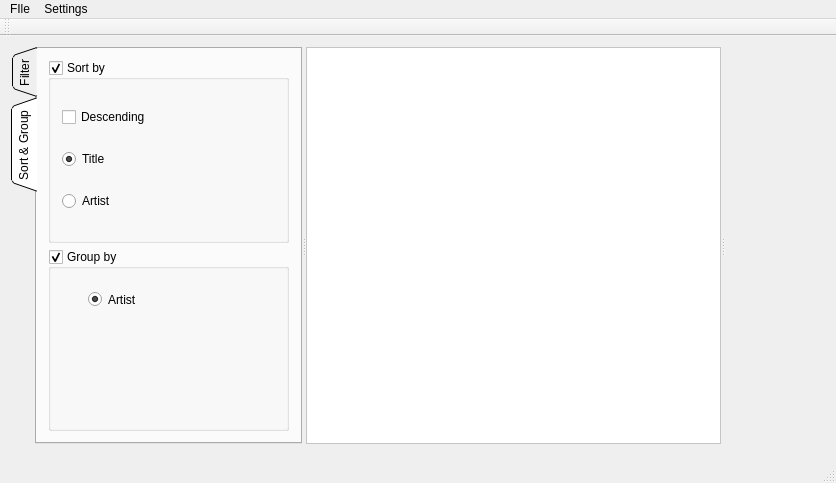
<?xml version="1.0" encoding="UTF-8"?>
<ui version="4.0">
 <class>MainWindow</class>
 <widget class="QMainWindow" name="MainWindow">
  <property name="geometry">
   <rect>
    <x>0</x>
    <y>0</y>
    <width>836</width>
    <height>483</height>
   </rect>
  </property>
  <property name="windowTitle">
   <string>MainWindow</string>
  </property>
  <property name="windowOpacity">
   <double>1.000000000000000</double>
  </property>
  <widget class="QWidget" name="centralWidget">
   <layout class="QVBoxLayout" name="verticalLayout_7" stretch="1,0">
    <item>
     <widget class="QSplitter" name="splitter">
      <property name="frameShape">
       <enum>QFrame::NoFrame</enum>
      </property>
      <property name="frameShadow">
       <enum>QFrame::Plain</enum>
      </property>
      <property name="orientation">
       <enum>Qt::Horizontal</enum>
      </property>
      <property name="handleWidth">
       <number>4</number>
      </property>
      <widget class="QTabWidget" name="sortTab">
       <property name="sizePolicy">
        <sizepolicy hsizetype="MinimumExpanding" vsizetype="MinimumExpanding">
         <horstretch>0</horstretch>
         <verstretch>0</verstretch>
        </sizepolicy>
       </property>
       <property name="tabPosition">
        <enum>QTabWidget::West</enum>
       </property>
       <property name="tabShape">
        <enum>QTabWidget::Triangular</enum>
       </property>
       <property name="currentIndex">
        <number>1</number>
       </property>
       <widget class="QWidget" name="tab">
        <attribute name="title">
         <string>Filter</string>
        </attribute>
        <layout class="QVBoxLayout" name="verticalLayout">
         <item>
          <widget class="QToolBox" name="toolBox">
           <property name="sizePolicy">
            <sizepolicy hsizetype="MinimumExpanding" vsizetype="Preferred">
             <horstretch>0</horstretch>
             <verstretch>0</verstretch>
            </sizepolicy>
           </property>
           <property name="currentIndex">
            <number>2</number>
           </property>
           <widget class="QWidget" name="page">
            <property name="geometry">
             <rect>
              <x>0</x>
              <y>0</y>
              <width>293</width>
              <height>184</height>
             </rect>
            </property>
            <property name="sizePolicy">
             <sizepolicy hsizetype="MinimumExpanding" vsizetype="MinimumExpanding">
              <horstretch>0</horstretch>
              <verstretch>0</verstretch>
             </sizepolicy>
            </property>
            <attribute name="label">
             <string>Tags</string>
            </attribute>
            <layout class="QVBoxLayout" name="verticalLayout_3">
             <item>
              <layout class="QFormLayout" name="formLayout">
               <item row="0" column="0">
                <widget class="QLabel" name="label">
                 <property name="text">
                  <string>Title</string>
                 </property>
                </widget>
               </item>
               <item row="0" column="1">
                <widget class="QLineEdit" name="titleFilter">
                 <property name="sizePolicy">
                  <sizepolicy hsizetype="MinimumExpanding" vsizetype="Fixed">
                   <horstretch>0</horstretch>
                   <verstretch>0</verstretch>
                  </sizepolicy>
                 </property>
                </widget>
               </item>
               <item row="1" column="0">
                <widget class="QLabel" name="label_2">
                 <property name="text">
                  <string>Artist</string>
                 </property>
                </widget>
               </item>
               <item row="1" column="1">
                <widget class="QLineEdit" name="artistFilter">
                 <property name="sizePolicy">
                  <sizepolicy hsizetype="MinimumExpanding" vsizetype="Expanding">
                   <horstretch>0</horstretch>
                   <verstretch>0</verstretch>
                  </sizepolicy>
                 </property>
                </widget>
               </item>
              </layout>
             </item>
             <item>
              <layout class="QHBoxLayout" name="horizontalLayout">
               <item>
                <widget class="QSpinBox" name="minGap">
                 <property name="maximum">
                  <number>1000000</number>
                 </property>
                </widget>
               </item>
               <item>
                <widget class="QLabel" name="label_3">
                 <property name="text">
                  <string>&lt;html&gt;&lt;head/&gt;&lt;body&gt;&lt;p align=&quot;center&quot;&gt;≤ GAP [ms] ≤&lt;/p&gt;&lt;/body&gt;&lt;/html&gt;</string>
                 </property>
                </widget>
               </item>
               <item>
                <widget class="QSpinBox" name="maxGap">
                 <property name="maximum">
                  <number>1000000</number>
                 </property>
                 <property name="value">
                  <number>1000000</number>
                 </property>
                </widget>
               </item>
              </layout>
             </item>
             <item>
              <layout class="QHBoxLayout" name="horizontalLayout_2">
               <item>
                <widget class="QSpinBox" name="minBPM">
                 <property name="maximum">
                  <number>1000</number>
                 </property>
                </widget>
               </item>
               <item>
                <widget class="QLabel" name="label_4">
                 <property name="text">
                  <string>&lt;html&gt;&lt;head/&gt;&lt;body&gt;&lt;center&gt;&lt;p&gt;≤ BPM &amp;le;&lt;/p&gt;&lt;/center&gt;&lt;/body&gt;&lt;/html&gt;</string>
                 </property>
                </widget>
               </item>
               <item>
                <widget class="QSpinBox" name="maxBPM">
                 <property name="maximum">
                  <number>1000</number>
                 </property>
                 <property name="value">
                  <number>1000</number>
                 </property>
                </widget>
               </item>
              </layout>
             </item>
             <item>
              <widget class="QCheckBox" name="hasVideo">
               <property name="text">
                <string>Has Video</string>
               </property>
               <property name="tristate">
                <bool>true</bool>
               </property>
              </widget>
             </item>
             <item>
              <widget class="QCheckBox" name="hasBackground">
               <property name="text">
                <string>Has Background</string>
               </property>
               <property name="tristate">
                <bool>true</bool>
               </property>
              </widget>
             </item>
            </layout>
           </widget>
           <widget class="QWidget" name="page_2">
            <property name="geometry">
             <rect>
              <x>0</x>
              <y>0</y>
              <width>198</width>
              <height>272</height>
             </rect>
            </property>
            <attribute name="label">
             <string>Validator</string>
            </attribute>
            <layout class="QVBoxLayout" name="verticalLayout_2">
             <item>
              <widget class="QCheckBox" name="missingSongtextFile">
               <property name="text">
                <string>Missing Songtext</string>
               </property>
               <property name="tristate">
                <bool>true</bool>
               </property>
              </widget>
             </item>
             <item>
              <widget class="QCheckBox" name="missingMandatoryTags">
               <property name="text">
                <string>Missing Mandatory Tags</string>
               </property>
               <property name="tristate">
                <bool>true</bool>
               </property>
              </widget>
             </item>
             <item>
              <widget class="QCheckBox" name="hasUnknownTags">
               <property name="text">
                <string>Unknown Tags</string>
               </property>
               <property name="tristate">
                <bool>true</bool>
               </property>
              </widget>
             </item>
             <item>
              <widget class="QCheckBox" name="missingMP3File">
               <property name="text">
                <string>Missing MP3</string>
               </property>
               <property name="tristate">
                <bool>true</bool>
               </property>
              </widget>
             </item>
             <item>
              <widget class="QCheckBox" name="missingCoverFile">
               <property name="text">
                <string>Missing Cover</string>
               </property>
               <property name="tristate">
                <bool>true</bool>
               </property>
              </widget>
             </item>
             <item>
              <widget class="QCheckBox" name="missingVideoFile">
               <property name="text">
                <string>Missing Video</string>
               </property>
               <property name="tristate">
                <bool>true</bool>
               </property>
              </widget>
             </item>
             <item>
              <widget class="QCheckBox" name="missingBackgroundFile">
               <property name="text">
                <string>Missing Background</string>
               </property>
               <property name="tristate">
                <bool>true</bool>
               </property>
              </widget>
             </item>
             <item>
              <widget class="QCheckBox" name="startsAt0">
               <property name="text">
                <string>Song does not start at 0</string>
               </property>
               <property name="tristate">
                <bool>true</bool>
               </property>
              </widget>
             </item>
             <item>
              <widget class="QCheckBox" name="wellFormed">
               <property name="text">
                <string>Is Well Formed</string>
               </property>
               <property name="tristate">
                <bool>true</bool>
               </property>
              </widget>
             </item>
             <item>
              <widget class="QCheckBox" name="isValid">
               <property name="text">
                <string>Is Valid</string>
               </property>
               <property name="tristate">
                <bool>true</bool>
               </property>
              </widget>
             </item>
            </layout>
           </widget>
           <widget class="QWidget" name="page_3">
            <property name="geometry">
             <rect>
              <x>0</x>
              <y>0</y>
              <width>294</width>
              <height>285</height>
             </rect>
            </property>
            <attribute name="label">
             <string>Properties</string>
            </attribute>
            <layout class="QVBoxLayout" name="verticalLayout_4">
             <item>
              <layout class="QHBoxLayout" name="horizontalLayout_3">
               <item>
                <widget class="QSpinBox" name="minLen">
                 <property name="maximum">
                  <number>1000</number>
                 </property>
                </widget>
               </item>
               <item>
                <widget class="QLabel" name="label_5">
                 <property name="text">
                  <string>&lt;html&gt;&lt;head/&gt;&lt;body&gt;&lt;p align=&quot;center&quot;&gt;≤ (MP3) Length [s] ≤&lt;/p&gt;&lt;/body&gt;&lt;/html&gt;</string>
                 </property>
                </widget>
               </item>
               <item>
                <widget class="QSpinBox" name="maxLen">
                 <property name="maximum">
                  <number>1000</number>
                 </property>
                 <property name="value">
                  <number>1000</number>
                 </property>
                </widget>
               </item>
              </layout>
             </item>
            </layout>
           </widget>
          </widget>
         </item>
        </layout>
       </widget>
       <widget class="QWidget" name="tab_2">
        <attribute name="title">
         <string>Sort &amp;&amp; Group</string>
        </attribute>
        <layout class="QVBoxLayout" name="verticalLayout_5">
         <item>
          <widget class="QGroupBox" name="sortList">
           <property name="title">
            <string>Sort by</string>
           </property>
           <property name="flat">
            <bool>true</bool>
           </property>
           <property name="checkable">
            <bool>true</bool>
           </property>
           <layout class="QVBoxLayout" name="verticalLayout_6">
            <item>
             <widget class="QCheckBox" name="reverseSort">
              <property name="text">
               <string>Descending</string>
              </property>
             </widget>
            </item>
            <item>
             <widget class="QRadioButton" name="sortTitle">
              <property name="text">
               <string>Title</string>
              </property>
              <property name="checked">
               <bool>true</bool>
              </property>
             </widget>
            </item>
            <item>
             <widget class="QRadioButton" name="sortArtist">
              <property name="text">
               <string>Artist</string>
              </property>
              <property name="checked">
               <bool>false</bool>
              </property>
             </widget>
            </item>
           </layout>
          </widget>
         </item>
         <item>
          <widget class="QGroupBox" name="groupList">
           <property name="title">
            <string>Group by</string>
           </property>
           <property name="flat">
            <bool>true</bool>
           </property>
           <property name="checkable">
            <bool>true</bool>
           </property>
           <property name="checked">
            <bool>true</bool>
           </property>
           <widget class="QRadioButton" name="groupArtist">
            <property name="geometry">
             <rect>
              <x>40</x>
              <y>40</y>
              <width>102</width>
              <height>21</height>
             </rect>
            </property>
            <property name="text">
             <string>Artist</string>
            </property>
            <property name="checked">
             <bool>true</bool>
            </property>
           </widget>
          </widget>
         </item>
        </layout>
       </widget>
      </widget>
      <widget class="QScrollArea" name="songScroller">
       <property name="sizePolicy">
        <sizepolicy hsizetype="Minimum" vsizetype="Minimum">
         <horstretch>1</horstretch>
         <verstretch>0</verstretch>
        </sizepolicy>
       </property>
       <property name="styleSheet">
        <string notr="true">background-color: palette(light)</string>
       </property>
       <property name="widgetResizable">
        <bool>true</bool>
       </property>
       <widget class="QWidget" name="songList">
        <property name="geometry">
         <rect>
          <x>0</x>
          <y>0</y>
          <width>368</width>
          <height>389</height>
         </rect>
        </property>
        <property name="sizePolicy">
         <sizepolicy hsizetype="Expanding" vsizetype="Expanding">
          <horstretch>0</horstretch>
          <verstretch>0</verstretch>
         </sizepolicy>
        </property>
       </widget>
      </widget>
      <widget class="SongInfo" name="songDetails" native="true">
       <property name="sizePolicy">
        <sizepolicy hsizetype="MinimumExpanding" vsizetype="MinimumExpanding">
         <horstretch>0</horstretch>
         <verstretch>0</verstretch>
        </sizepolicy>
       </property>
      </widget>
     </widget>
    </item>
    <item>
     <widget class="AudioPlayer" name="musicPlayer" native="true"/>
    </item>
   </layout>
  </widget>
  <widget class="QMenuBar" name="menuBar">
   <property name="geometry">
    <rect>
     <x>0</x>
     <y>0</y>
     <width>836</width>
     <height>19</height>
    </rect>
   </property>
   <widget class="QMenu" name="menuFIle">
    <property name="title">
     <string>FIle</string>
    </property>
    <addaction name="separator"/>
    <addaction name="actionQuit"/>
   </widget>
   <widget class="QMenu" name="menuSettings">
    <property name="title">
     <string>Settings</string>
    </property>
    <addaction name="actionSources"/>
    <addaction name="actionChecker_Settings"/>
   </widget>
   <addaction name="menuFIle"/>
   <addaction name="menuSettings"/>
  </widget>
  <widget class="QToolBar" name="mainToolBar">
   <attribute name="toolBarArea">
    <enum>TopToolBarArea</enum>
   </attribute>
   <attribute name="toolBarBreak">
    <bool>false</bool>
   </attribute>
  </widget>
  <widget class="QStatusBar" name="statusBar"/>
  <action name="actionQuit">
   <property name="icon">
    <iconset theme="application-exit">
     <normaloff/>
    </iconset>
   </property>
   <property name="text">
    <string>Quit</string>
   </property>
   <property name="shortcut">
    <string>Ctrl+Q</string>
   </property>
  </action>
  <action name="actionSources">
   <property name="icon">
    <iconset theme="folder">
     <normaloff/>
    </iconset>
   </property>
   <property name="text">
    <string>Songdirs ...</string>
   </property>
   <property name="shortcut">
    <string>Ctrl+O</string>
   </property>
  </action>
  <action name="actionChecker_Settings">
   <property name="text">
    <string>Validator ...</string>
   </property>
  </action>
 </widget>
 <layoutdefault spacing="6" margin="11"/>
 <customwidgets>
  <customwidget>
   <class>SongInfo</class>
   <extends>QWidget</extends>
   <header>songinfo.h</header>
   <container>1</container>
  </customwidget>
  <customwidget>
   <class>AudioPlayer</class>
   <extends>QWidget</extends>
   <header>audioplayer.h</header>
   <container>1</container>
  </customwidget>
 </customwidgets>
 <resources/>
 <connections>
  <connection>
   <sender>actionQuit</sender>
   <signal>triggered()</signal>
   <receiver>MainWindow</receiver>
   <slot>close()</slot>
   <hints>
    <hint type="sourcelabel">
     <x>-1</x>
     <y>-1</y>
    </hint>
    <hint type="destinationlabel">
     <x>340</x>
     <y>241</y>
    </hint>
   </hints>
  </connection>
  <connection>
   <sender>missingSongtextFile</sender>
   <signal>stateChanged(int)</signal>
   <receiver>MainWindow</receiver>
   <slot>filterList()</slot>
   <hints>
    <hint type="sourcelabel">
     <x>178</x>
     <y>84</y>
    </hint>
    <hint type="destinationlabel">
     <x>342</x>
     <y>119</y>
    </hint>
   </hints>
  </connection>
  <connection>
   <sender>missingMandatoryTags</sender>
   <signal>stateChanged(int)</signal>
   <receiver>MainWindow</receiver>
   <slot>filterList()</slot>
   <hints>
    <hint type="sourcelabel">
     <x>232</x>
     <y>110</y>
    </hint>
    <hint type="destinationlabel">
     <x>342</x>
     <y>152</y>
    </hint>
   </hints>
  </connection>
  <connection>
   <sender>hasUnknownTags</sender>
   <signal>stateChanged(int)</signal>
   <receiver>MainWindow</receiver>
   <slot>filterList()</slot>
   <hints>
    <hint type="sourcelabel">
     <x>232</x>
     <y>136</y>
    </hint>
    <hint type="destinationlabel">
     <x>342</x>
     <y>186</y>
    </hint>
   </hints>
  </connection>
  <connection>
   <sender>missingMP3File</sender>
   <signal>stateChanged(int)</signal>
   <receiver>MainWindow</receiver>
   <slot>filterList()</slot>
   <hints>
    <hint type="sourcelabel">
     <x>232</x>
     <y>162</y>
    </hint>
    <hint type="destinationlabel">
     <x>341</x>
     <y>217</y>
    </hint>
   </hints>
  </connection>
  <connection>
   <sender>missingCoverFile</sender>
   <signal>stateChanged(int)</signal>
   <receiver>MainWindow</receiver>
   <slot>filterList()</slot>
   <hints>
    <hint type="sourcelabel">
     <x>232</x>
     <y>188</y>
    </hint>
    <hint type="destinationlabel">
     <x>340</x>
     <y>248</y>
    </hint>
   </hints>
  </connection>
  <connection>
   <sender>missingVideoFile</sender>
   <signal>stateChanged(int)</signal>
   <receiver>MainWindow</receiver>
   <slot>filterList()</slot>
   <hints>
    <hint type="sourcelabel">
     <x>232</x>
     <y>214</y>
    </hint>
    <hint type="destinationlabel">
     <x>341</x>
     <y>279</y>
    </hint>
   </hints>
  </connection>
  <connection>
   <sender>missingBackgroundFile</sender>
   <signal>stateChanged(int)</signal>
   <receiver>MainWindow</receiver>
   <slot>filterList()</slot>
   <hints>
    <hint type="sourcelabel">
     <x>232</x>
     <y>240</y>
    </hint>
    <hint type="destinationlabel">
     <x>342</x>
     <y>310</y>
    </hint>
   </hints>
  </connection>
  <connection>
   <sender>startsAt0</sender>
   <signal>stateChanged(int)</signal>
   <receiver>MainWindow</receiver>
   <slot>filterList()</slot>
   <hints>
    <hint type="sourcelabel">
     <x>232</x>
     <y>266</y>
    </hint>
    <hint type="destinationlabel">
     <x>340</x>
     <y>341</y>
    </hint>
   </hints>
  </connection>
  <connection>
   <sender>wellFormed</sender>
   <signal>stateChanged(int)</signal>
   <receiver>MainWindow</receiver>
   <slot>filterList()</slot>
   <hints>
    <hint type="sourcelabel">
     <x>232</x>
     <y>292</y>
    </hint>
    <hint type="destinationlabel">
     <x>341</x>
     <y>372</y>
    </hint>
   </hints>
  </connection>
  <connection>
   <sender>isValid</sender>
   <signal>stateChanged(int)</signal>
   <receiver>MainWindow</receiver>
   <slot>filterList()</slot>
   <hints>
    <hint type="sourcelabel">
     <x>232</x>
     <y>318</y>
    </hint>
    <hint type="destinationlabel">
     <x>341</x>
     <y>403</y>
    </hint>
   </hints>
  </connection>
  <connection>
   <sender>titleFilter</sender>
   <signal>textChanged(QString)</signal>
   <receiver>MainWindow</receiver>
   <slot>filterList()</slot>
   <hints>
    <hint type="sourcelabel">
     <x>133</x>
     <y>86</y>
    </hint>
    <hint type="destinationlabel">
     <x>325</x>
     <y>94</y>
    </hint>
   </hints>
  </connection>
  <connection>
   <sender>artistFilter</sender>
   <signal>textChanged(QString)</signal>
   <receiver>MainWindow</receiver>
   <slot>filterList()</slot>
   <hints>
    <hint type="sourcelabel">
     <x>298</x>
     <y>111</y>
    </hint>
    <hint type="destinationlabel">
     <x>327</x>
     <y>124</y>
    </hint>
   </hints>
  </connection>
  <connection>
   <sender>minGap</sender>
   <signal>valueChanged(int)</signal>
   <receiver>MainWindow</receiver>
   <slot>filterList()</slot>
   <hints>
    <hint type="sourcelabel">
     <x>141</x>
     <y>146</y>
    </hint>
    <hint type="destinationlabel">
     <x>327</x>
     <y>164</y>
    </hint>
   </hints>
  </connection>
  <connection>
   <sender>maxGap</sender>
   <signal>valueChanged(QString)</signal>
   <receiver>MainWindow</receiver>
   <slot>filterList()</slot>
   <hints>
    <hint type="sourcelabel">
     <x>326</x>
     <y>146</y>
    </hint>
    <hint type="destinationlabel">
     <x>327</x>
     <y>208</y>
    </hint>
   </hints>
  </connection>
  <connection>
   <sender>minBPM</sender>
   <signal>valueChanged(int)</signal>
   <receiver>MainWindow</receiver>
   <slot>filterList()</slot>
   <hints>
    <hint type="sourcelabel">
     <x>140</x>
     <y>177</y>
    </hint>
    <hint type="destinationlabel">
     <x>328</x>
     <y>255</y>
    </hint>
   </hints>
  </connection>
  <connection>
   <sender>maxBPM</sender>
   <signal>valueChanged(int)</signal>
   <receiver>MainWindow</receiver>
   <slot>filterList()</slot>
   <hints>
    <hint type="sourcelabel">
     <x>326</x>
     <y>177</y>
    </hint>
    <hint type="destinationlabel">
     <x>326</x>
     <y>294</y>
    </hint>
   </hints>
  </connection>
  <connection>
   <sender>hasVideo</sender>
   <signal>stateChanged(int)</signal>
   <receiver>MainWindow</receiver>
   <slot>filterList()</slot>
   <hints>
    <hint type="sourcelabel">
     <x>97</x>
     <y>204</y>
    </hint>
    <hint type="destinationlabel">
     <x>327</x>
     <y>353</y>
    </hint>
   </hints>
  </connection>
  <connection>
   <sender>hasBackground</sender>
   <signal>clicked()</signal>
   <receiver>MainWindow</receiver>
   <slot>filterList()</slot>
   <hints>
    <hint type="sourcelabel">
     <x>217</x>
     <y>230</y>
    </hint>
    <hint type="destinationlabel">
     <x>328</x>
     <y>392</y>
    </hint>
   </hints>
  </connection>
  <connection>
   <sender>sortTitle</sender>
   <signal>toggled(bool)</signal>
   <receiver>MainWindow</receiver>
   <slot>resortList()</slot>
   <hints>
    <hint type="sourcelabel">
     <x>226</x>
     <y>159</y>
    </hint>
    <hint type="destinationlabel">
     <x>326</x>
     <y>70</y>
    </hint>
   </hints>
  </connection>
  <connection>
   <sender>sortArtist</sender>
   <signal>toggled(bool)</signal>
   <receiver>MainWindow</receiver>
   <slot>resortList()</slot>
   <hints>
    <hint type="sourcelabel">
     <x>223</x>
     <y>207</y>
    </hint>
    <hint type="destinationlabel">
     <x>327</x>
     <y>198</y>
    </hint>
   </hints>
  </connection>
  <connection>
   <sender>reverseSort</sender>
   <signal>toggled(bool)</signal>
   <receiver>MainWindow</receiver>
   <slot>resortList()</slot>
   <hints>
    <hint type="sourcelabel">
     <x>226</x>
     <y>105</y>
    </hint>
    <hint type="destinationlabel">
     <x>326</x>
     <y>33</y>
    </hint>
   </hints>
  </connection>
  <connection>
   <sender>groupArtist</sender>
   <signal>toggled(bool)</signal>
   <receiver>MainWindow</receiver>
   <slot>regroupList()</slot>
   <hints>
    <hint type="sourcelabel">
     <x>130</x>
     <y>291</y>
    </hint>
    <hint type="destinationlabel">
     <x>325</x>
     <y>288</y>
    </hint>
   </hints>
  </connection>
  <connection>
   <sender>groupList</sender>
   <signal>toggled(bool)</signal>
   <receiver>MainWindow</receiver>
   <slot>regroupList()</slot>
   <hints>
    <hint type="sourcelabel">
     <x>105</x>
     <y>255</y>
    </hint>
    <hint type="destinationlabel">
     <x>324</x>
     <y>238</y>
    </hint>
   </hints>
  </connection>
  <connection>
   <sender>sortList</sender>
   <signal>toggled(bool)</signal>
   <receiver>MainWindow</receiver>
   <slot>resortList()</slot>
   <hints>
    <hint type="sourcelabel">
     <x>115</x>
     <y>88</y>
    </hint>
    <hint type="destinationlabel">
     <x>428</x>
     <y>27</y>
    </hint>
   </hints>
  </connection>
 </connections>
 <slots>
  <slot>refreshList()</slot>
  <slot>resortList()</slot>
  <slot>filterList()</slot>
  <slot>regroupList()</slot>
 </slots>
</ui>
